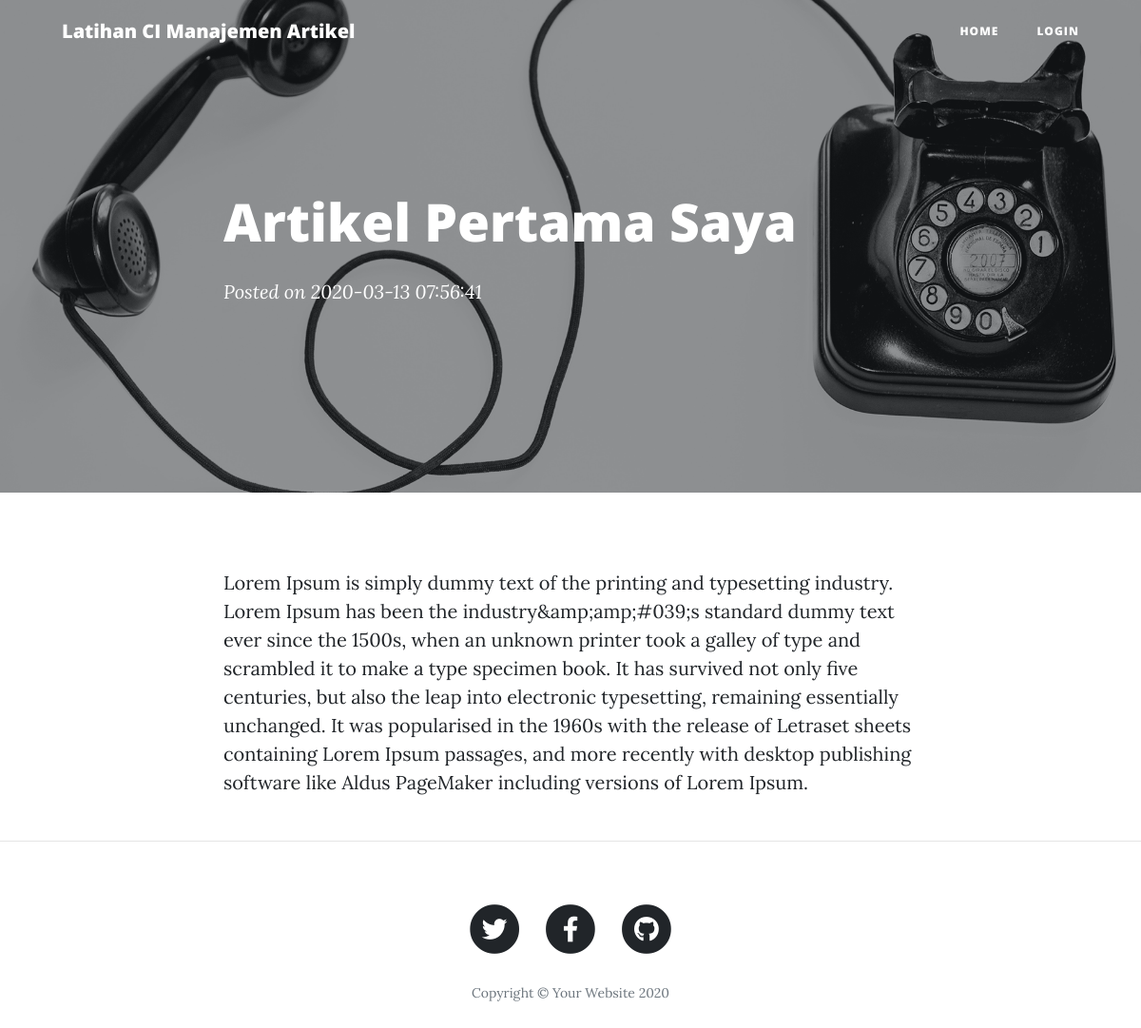
The app's page /index.php/blog/detail/artikel-pertama-saya with its own data.
### tables this page shows
CREATE TABLE `blog` (
  `id` int(11) NOT NULL,
  `title` varchar(255) NOT NULL,
  `content` text NOT NULL,
  `url` varchar(255) NOT NULL,
  `cover` varchar(255) NOT NULL,
  `date` timestamp NOT NULL DEFAULT current_timestamp() ON UPDATE current_timestamp()
);

### application/controllers/Blog.php (called while the page is built, shortened)
<?php
class Blog extends CI_Controller
{
	function __construct()
    {
        $this->load->database();
        $this->load->model('Blog_model');
        $this->load->helper('url');
        $this->load->library('session');
    }
	public function detail($url)
	{
		$data['blogs']=$this->Blog_model->getSingleBlog('url',$url);
		$this->load->view('detail',$data);
	}
}
?>

### index.php (called while the page is built, shortened)
<?php
require_once BASEPATH.'core/CodeIgniter.php';

### application/models/Blog_model.php (called while the page is built, shortened)
<?php
class Blog_model extends CI_Model
{
	public function getSingleBlog($field, $value)
	{
		$this->db->where($field, $value);
		$query = $this->db->get('blog');
		return $query->row_array();
	}
}
?>

### application/views/detail.php (the view, shortened to what this page needs)
  <?php
  if (empty($blogs['cover'])) {
  $cover = base_url().'assets/img/home-bg.jpg';
  }else{
  $cover = base_url().'./uploads/'.$blogs['cover'];
  }
?>
<header class="masthead" style="background-image: url('<?php echo $cover;?>')">
    <div class="overlay"></div>
    <div class="container">
      <div class="row">
        <div class="col-lg-8 col-md-10 mx-auto">
          <div class="post-heading">
            <h1><?php echo $blogs['title'];?></h1>
            <span class="meta">Posted on
              <?php echo $blogs['date'];?></span>
          </div>
        </div>
      </div>
  </div>
  </header>
  <article>
    <div class="container">
      <div class="row">
        <div class="col-lg-8 col-md-10 mx-auto">
          <p><?php echo $blogs['content'];   ?></p>
        </div>
      </div>
    </div>
  </article>
  <hr>

### records on screen
blog: cover (picture), title "Artikel Pertama Saya", date "2020-03-13 07:56:41", content "Lorem Ipsum is simply dummy text of the printing and typesetting industry. Lorem Ipsum has been the industry&amp;amp;#039;s standard dummy text ever since the 1500s, when an unknown printer took a galley of type and scrambled it to make a type specimen book. It has survived not only five centuries, but also the leap into electronic typesetting, remaining essentially unchanged. It was popularised in the 1960s with the release of Letraset sheets containing Lorem Ipsum passages, and more recently with desktop publishing software like Aldus PageMaker including versions of Lorem Ipsum."
